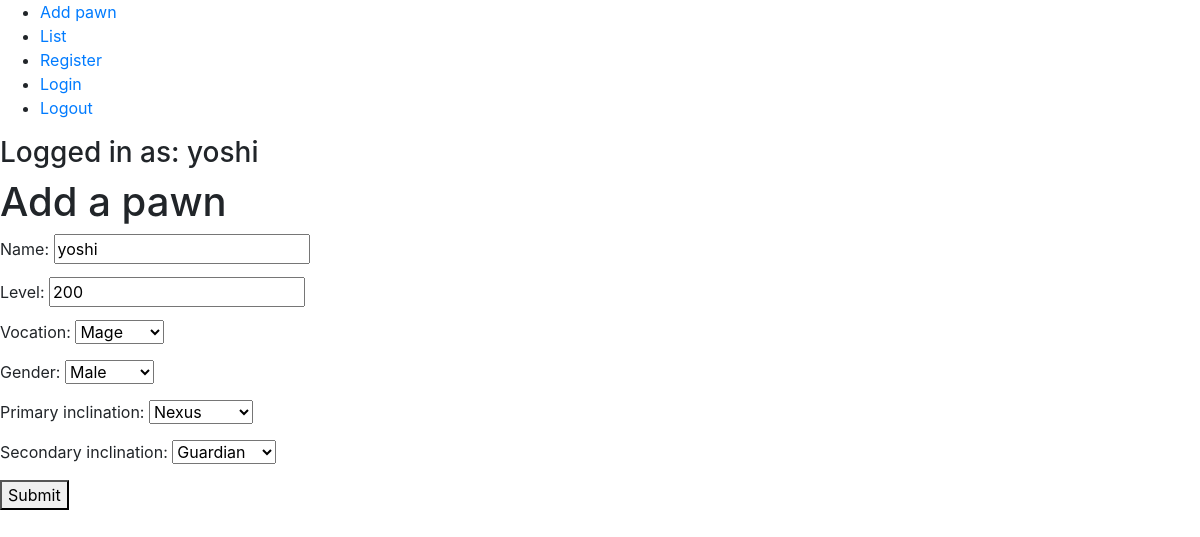
/pawn/4/update/ (signed in), run on the app's committed database.
### pawnlisting/models.py (models this page shows, shortened)
class Pawn(models.Model):
    id = models.AutoField(primary_key=True)
    name = models.CharField(max_length=30)
    vocation = models.CharField(max_length=20, choices=build_choices(vocations))
    level = models.IntegerField()
    gender = models.CharField(max_length=10, choices=build_choices(genders))
    PRIMARY_INCLINATION_CHOICES = build_choices(inclinations)
    SECONDARY_INCLINATION_CHOICES = PRIMARY_INCLINATION_CHOICES[:] + [("None", "None")]
    primary_inclination = models.CharField(max_length=30, choices=PRIMARY_INCLINATION_CHOICES)
    secondary_inclination= models.CharField(max_length=30, choices=SECONDARY_INCLINATION_CHOICES)
    created_by = models.ForeignKey("auth.User", null=False, on_delete=models.CASCADE)

### pawnlisting/views.py (the view)
# urls.py: path('pawn/<pk>/update/', views.PawnUpdate.as_view(), name="update_pawn"),
class PawnUpdate(AllowIfUserOwnsPawn, UpdateView):
    model = Pawn
    fields = ["name", "level", "vocation", "gender",
        "primary_inclination", "secondary_inclination"]

### pawnlisting/views.py (called while the page is built)
    def test_func(self):
        pawn_to_delete = Pawn.objects.get(pk=self.kwargs["pk"])
        return pawn_to_delete.created_by == self.request.user

### pawnlisting/templates/pawnlisting/pawn_form.html (shortened to what this page needs)
{% include "pawnlisting/base.html" %}
<h1> Add a pawn </h1>
<form method="POST">
    {% for field in form %}
        <div>
            <label> {{ field.label_tag }} </label>
            <span> {{ field }} </span>
        </div>
    {% endfor %}
    <button type="submit"> Submit </button>
</form>

### pawnlisting/templates/pawnlisting/base.html
<link rel="stylesheet" href="https://maxcdn.bootstrapcdn.com/bootstrap/4.0.0-beta/css/bootstrap.min.css">
<ul>
    <li> <a href="/add_pawn">Add pawn</a>
    <li> <a href="/list">List </a> </li>
    <li> <a href="/register"> Register </a> </li>
    <li> <a href="/login"> Login </a> </li>
    <li> <a href="/logout"> Logout </a> </li>
</ul>
{% if user.is_authenticated %}
    <h3> Logged in as: {{ user.username }}
{% else %}
    <h3> Not logged in </h3>
{% endif %}

### data on the page
Pawn: form "yoshi" "200" "Mage" "Male" "Nexus" "Guardian"

### other printed values
{{ user.username }} "yoshi"
{{ field.label_tag }} "Name:" "Level:" "Vocation:" "Gender:" "Primary inclination:" "Secondary inclination:"
